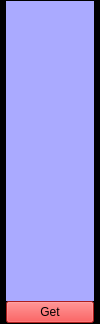
                   <widget class="QFrame" name="param_current_uav_2">
                    <property name="minimumSize">
                     <size>
                      <width>100</width>
                      <height>0</height>
                     </size>
                    </property>
                    <property name="maximumSize">
                     <size>
                      <width>100</width>
                      <height>400</height>
                     </size>
                    </property>
                    <property name="styleSheet">
                     <string notr="true">background-color: rgb(0, 0, 0);</string>
                    </property>
                    <property name="frameShape">
                     <enum>QFrame::StyledPanel</enum>
                    </property>
                    <property name="frameShadow">
                     <enum>QFrame::Raised</enum>
                    </property>
                    <layout class="QVBoxLayout" name="verticalLayout_58">
                     <property name="spacing">
                      <number>0</number>
                     </property>
                     <property name="leftMargin">
                      <number>5</number>
                     </property>
                     <property name="topMargin">
                      <number>0</number>
                     </property>
                     <property name="rightMargin">
                      <number>5</number>
                     </property>
                     <property name="bottomMargin">
                      <number>0</number>
                     </property>
                     <item>
                      <widget class="QLabel" name="mis_takeoff_alt_dis_uav_2">
                       <property name="sizePolicy">
                        <sizepolicy hsizetype="Preferred" vsizetype="Preferred">
                         <horstretch>0</horstretch>
                         <verstretch>0</verstretch>
                        </sizepolicy>
                       </property>
                       <property name="minimumSize">
                        <size>
                         <width>30</width>
                         <height>30</height>
                        </size>
                       </property>
                       <property name="maximumSize">
                        <size>
                         <width>100</width>
                         <height>30</height>
                        </size>
                       </property>
                       <property name="styleSheet">
                        <string notr="true">background-color: rgb(170, 170, 255);</string>
                       </property>
                       <property name="text">
                        <string/>
                       </property>
                       <property name="indent">
                        <number>5</number>
                       </property>
                      </widget>
                     </item>
                     <item>
                      <widget class="QLabel" name="com_disarm_land_dis_uav_2">
                       <property name="sizePolicy">
                        <sizepolicy hsizetype="Preferred" vsizetype="Preferred">
                         <horstretch>0</horstretch>
                         <verstretch>0</verstretch>
                        </sizepolicy>
                       </property>
                       <property name="minimumSize">
                        <size>
                         <width>30</width>
                         <height>30</height>
                        </size>
                       </property>
                       <property name="maximumSize">
                        <size>
                         <width>100</width>
                         <height>30</height>
                        </size>
                       </property>
                       <property name="styleSheet">
                        <string notr="true">background-color: rgb(170, 170, 255);</string>
                       </property>
                       <property name="text">
                        <string/>
                       </property>
                       <property name="indent">
                        <number>5</number>
                       </property>
                      </widget>
                     </item>
                     <item>
                      <widget class="QLabel" name="mpc_tko_speed_dis_uav_2">
                       <property name="sizePolicy">
                        <sizepolicy hsizetype="Preferred" vsizetype="Preferred">
                         <horstretch>0</horstretch>
                         <verstretch>0</verstretch>
                        </sizepolicy>
                       </property>
                       <property name="minimumSize">
                        <size>
                         <width>30</width>
                         <height>30</height>
                        </size>
                       </property>
                       <property name="maximumSize">
                        <size>
                         <width>100</width>
                         <height>30</height>
                        </size>
                       </property>
                       <property name="styleSheet">
                        <string notr="true">background-color: rgb(170, 170, 255);</string>
                       </property>
                       <property name="text">
                        <string/>
                       </property>
                       <property name="indent">
                        <number>5</number>
                       </property>
                      </widget>
                     </item>
                     <item>
                      <widget class="QLabel" name="mpc_land_speed_dis_uav_2">
                       <property name="sizePolicy">
                        <sizepolicy hsizetype="Preferred" vsizetype="Preferred">
                         <horstretch>0</horstretch>
                         <verstretch>0</verstretch>
                        </sizepolicy>
                       </property>
                       <property name="minimumSize">
                        <size>
                         <width>30</width>
                         <height>30</height>
                        </size>
                       </property>
                       <property name="maximumSize">
                        <size>
                         <width>100</width>
                         <height>30</height>
                        </size>
                       </property>
                       <property name="styleSheet">
                        <string notr="true">background-color: rgb(170, 170, 255);</string>
                       </property>
                       <property name="text">
                        <string/>
                       </property>
                       <property name="indent">
                        <number>5</number>
                       </property>
                      </widget>
                     </item>
                     <item>
                      <widget class="QLabel" name="mpc_xy_p_dis_uav_2">
                       <property name="sizePolicy">
                        <sizepolicy hsizetype="Preferred" vsizetype="Preferred">
                         <horstretch>0</horstretch>
                         <verstretch>0</verstretch>
                        </sizepolicy>
                       </property>
                       <property name="minimumSize">
                        <size>
                         <width>30</width>
                         <height>30</height>
                        </size>
                       </property>
                       <property name="maximumSize">
                        <size>
                         <width>100</width>
                         <height>30</height>
                        </size>
                       </property>
                       <property name="styleSheet">
                        <string notr="true">background-color: rgb(170, 170, 255);</string>
                       </property>
                       <property name="text">
                        <string/>
                       </property>
                       <property name="indent">
                        <number>5</number>
                       </property>
                      </widget>
                     </item>
                     <item>
                      <widget class="QLabel" name="mpc_xy_vel_d_acc_dis_uav_2">
                       <property name="sizePolicy">
                        <sizepolicy hsizetype="Preferred" vsizetype="Preferred">
                         <horstretch>0</horstretch>
                         <verstretch>0</verstretch>
                        </sizepolicy>
                       </property>
                       <property name="minimumSize">
                        <size>
                         <width>30</width>
                         <height>30</height>
                        </size>
                       </property>
                       <property name="maximumSize">
                        <size>
                         <width>100</width>
                         <height>30</height>
                        </size>
                       </property>
                       <property name="styleSheet">
                        <string notr="true">background-color: rgb(170, 170, 255);</string>
                       </property>
                       <property name="text">
                        <string/>
                       </property>
                       <property name="indent">
                        <number>5</number>
                       </property>
                      </widget>
                     </item>
                     <item>
                      <widget class="QLabel" name="mpc_xy_vel_p_acc_dis_uav_2">
                       <property name="sizePolicy">
                        <sizepolicy hsizetype="Preferred" vsizetype="Preferred">
                         <horstretch>0</horstretch>
                         <verstretch>0</verstretch>
                        </sizepolicy>
                       </property>
                       <property name="minimumSize">
                        <size>
                         <width>30</width>
                         <height>30</height>
                        </size>
                       </property>
                       <property name="maximumSize">
                        <size>
                         <width>100</width>
                         <height>30</height>
                        </size>
                       </property>
                       <property name="styleSheet">
                        <string notr="true">background-color: rgb(170, 170, 255);</string>
                       </property>
                       <property name="text">
                        <string/>
                       </property>
                       <property name="indent">
                        <number>5</number>
                       </property>
                      </widget>
                     </item>
                     <item>
                      <widget class="QLabel" name="mc_pitch_p_dis_uav_2">
                       <property name="sizePolicy">
                        <sizepolicy hsizetype="Preferred" vsizetype="Preferred">
                         <horstretch>0</horstretch>
                         <verstretch>0</verstretch>
                        </sizepolicy>
                       </property>
                       <property name="minimumSize">
                        <size>
                         <width>30</width>
                         <height>30</height>
                        </size>
                       </property>
                       <property name="maximumSize">
                        <size>
                         <width>100</width>
                         <height>30</height>
                        </size>
                       </property>
                       <property name="styleSheet">
                        <string notr="true">background-color: rgb(170, 170, 255);</string>
                       </property>
                       <property name="text">
                        <string/>
                       </property>
                       <property name="indent">
                        <number>5</number>
                       </property>
                      </widget>
                     </item>
                     <item>
                      <widget class="QLabel" name="mc_roll_p_dis_uav_2">
                       <property name="sizePolicy">
                        <sizepolicy hsizetype="Preferred" vsizetype="Preferred">
                         <horstretch>0</horstretch>
                         <verstretch>0</verstretch>
                        </sizepolicy>
                       </property>
                       <property name="minimumSize">
                        <size>
                         <width>30</width>
                         <height>30</height>
                        </size>
                       </property>
                       <property name="maximumSize">
                        <size>
                         <width>100</width>
                         <height>30</height>
                        </size>
                       </property>
                       <property name="styleSheet">
                        <string notr="true">background-color: rgb(170, 170, 255);</string>
                       </property>
                       <property name="text">
                        <string/>
                       </property>
                       <property name="indent">
                        <number>5</number>
                       </property>
                      </widget>
                     </item>
                     <item>
                      <widget class="QLabel" name="mc_yaw_p_dis_uav_2">
                       <property name="sizePolicy">
                        <sizepolicy hsizetype="Preferred" vsizetype="Preferred">
                         <horstretch>0</horstretch>
                         <verstretch>0</verstretch>
                        </sizepolicy>
                       </property>
                       <property name="minimumSize">
                        <size>
                         <width>30</width>
                         <height>30</height>
                        </size>
                       </property>
                       <property name="maximumSize">
                        <size>
                         <width>100</width>
                         <height>30</height>
                        </size>
                       </property>
                       <property name="styleSheet">
                        <string notr="true">background-color: rgb(170, 170, 255);</string>
                       </property>
                       <property name="text">
                        <string/>
                       </property>
                       <property name="indent">
                        <number>5</number>
                       </property>
                      </widget>
                     </item>
                     <item>
                      <widget class="QPushButton" name="btn_param_dis_uav_2">
                       <property name="sizePolicy">
                        <sizepolicy hsizetype="Minimum" vsizetype="Preferred">
                         <horstretch>0</horstretch>
                         <verstretch>0</verstretch>
                        </sizepolicy>
                       </property>
                       <property name="maximumSize">
                        <size>
                         <width>100</width>
                         <height>30</height>
                        </size>
                       </property>
                       <property name="styleSheet">
                        <string notr="true">background-color: rgb(239, 41, 41);</string>
                       </property>
                       <property name="text">
                        <string>Get</string>
                       </property>
                      </widget>
                     </item>
                    </layout>
                   </widget>
